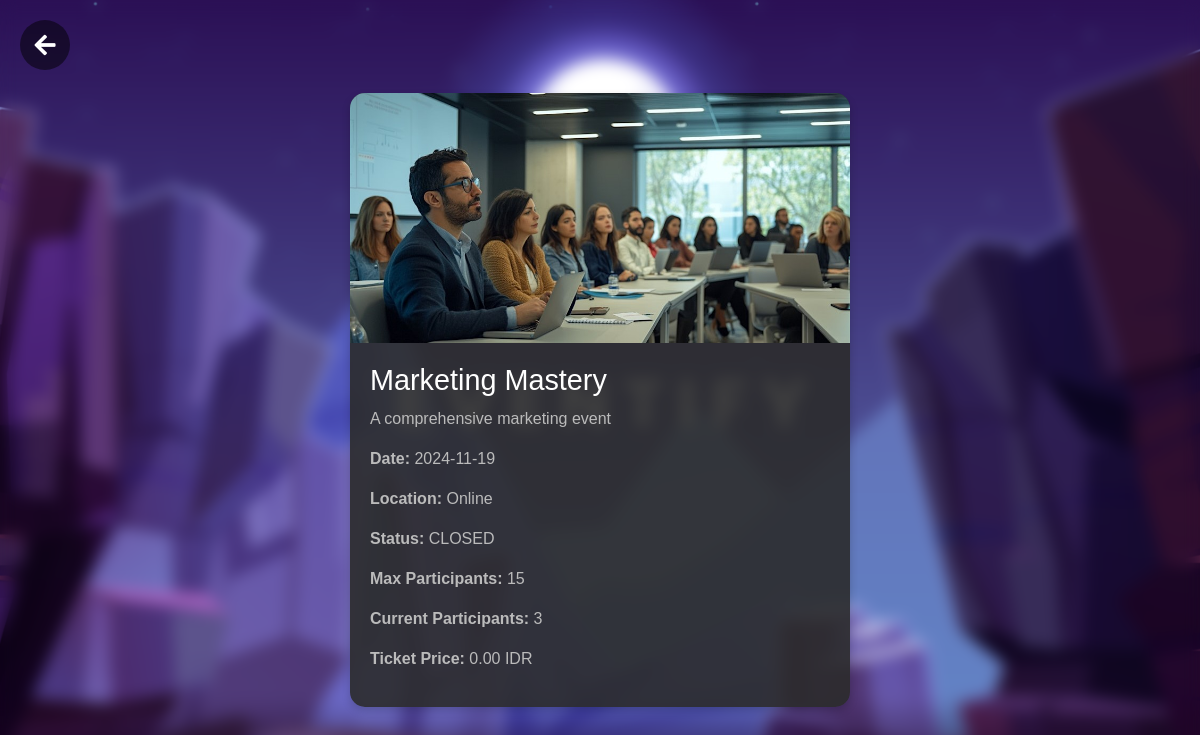
Screenshot of /event_details.php?event_id=4 with the database file from the repository.
### tables this page shows
CREATE TABLE `events` (
  `id` int(11) NOT NULL,
  `title` varchar(255) NOT NULL,
  `description` text DEFAULT NULL,
  `date` date DEFAULT NULL,
  `time` time DEFAULT NULL,
  `location` varchar(255) DEFAULT NULL,
  `price` decimal(10,2) DEFAULT NULL,
  `image` varchar(255) DEFAULT NULL,
  `max_participants` int(11) NOT NULL,
  `current_participants` int(11) DEFAULT 0,
  `status` varchar(50) NOT NULL DEFAULT 'Open',
  `total_tickets` int(11) DEFAULT NULL
);

### event_details.php (the view, shortened to what this page needs)
<?php
include 'database.php';
$event_id = $_GET['event_id'];
$sql = "SELECT * FROM events WHERE id = $event_id";
$result = $conn->query($sql);
if ($result->num_rows > 0) {
    $row = $result->fetch_assoc();
    $sql_participants = "SELECT SUM(num_tickets) AS total_participants FROM user_tickets WHERE event_id = $event_id";
    $result_participants = $conn->query($sql_participants);
    $total_participants = $result_participants->fetch_assoc()['total_participants'];
    if ($total_participants >= $row['max_participants']) {
        $status = 'CLOSED';
    } else {
        $status = 'OPEN';
    }
    $current_date = date('Y-m-d');
    if ($row['date'] < $current_date) {
        $status = 'CLOSED';
    }
} else {
    echo "Event not found!";
    exit();
}
?>
<!DOCTYPE html>
<html lang="en">
<head>
    <link href="https://cdn.jsdelivr.net/npm/bootstrap@5.1.3/dist/css/bootstrap.min.css" rel="stylesheet">
    <link rel="stylesheet" href="https://cdnjs.cloudflare.com/ajax/libs/font-awesome/5.15.3/css/all.min.css">
</head>
<body>
    <a href="dashboard_user.php" class="back-arrow">
        <i class="fas fa-arrow-left"></i>
    </a>
    <div class="container-wrap">
        <div class="event-details-card">
            <img src="<?php echo $row['image']; ?>" alt="<?php echo $row['title']; ?>">
            <div class="event-info">
                <h3><?php echo $row['title']; ?></h3>
                <p><?php echo $row['description']; ?></p>
                <p><strong>Date:</strong> <?php echo $row['date']; ?></p>
                <p><strong>Location:</strong> <?php echo $row['location']; ?></p>
                <p><strong>Status:</strong> <?php echo $status; ?></p>
                <p><strong>Max Participants:</strong> <?php echo $row['max_participants']; ?></p>
                <p><strong>Current Participants:</strong> <?php echo ($total_participants ? $total_participants : 0); ?></p>
                <p><strong>Ticket Price:</strong> <?php echo number_format($row['price'], 2) . " IDR"; ?></p>
            </div>
        </div>
    </div>
</body>
</html>

### event_details.php (style rules this page uses)
body { height: 100vh; display: flex; justify-content: center; align-items: center; font-family: 'Poppins', sans-serif; background: url('images/background_login.png') no-repeat center center fixed; background-size: cover; }
.back-arrow { position: absolute; top: 20px; left: 20px; display: flex; justify-content: center; align-items: center; width: 50px; height: 50px; background-color: rgba(0, 0, 0, 0.5); border-radius: 50%; cursor: pointer; z-index: 2; text-decoration: none; }
.back-arrow i { color: white; font-size: 24px; }
.container-wrap { width: 100%; height: 100vh; display: flex; justify-content: center; align-items: center; backdrop-filter: blur(8px); position: absolute; top: 0; left: 0; z-index: 0; }
.event-details-card { background-color: rgba(44, 44, 44, 0.9); border-radius: 15px; overflow: hidden; box-shadow: 0 4px 8px rgba(0, 0, 0, 0.2); width: 500px; text-align: left; color: #fff; z-index: 1; position: relative; }
.event-details-card img { width: 100%; height: auto; }
.event-details-card .event-info { padding: 20px; }
.event-details-card h3 { font-size: 1.8em; color: #fff; margin-bottom: 10px; }
.event-details-card p { color: #bbb; font-size: 1em; }

### rows the page displays
events: image (picture), title "Marketing Mastery", description "A comprehensive marketing event", date "2024-11-19", location "Online", date "CLOSED", max_participants "15", price "0.00"

### other values shown
$total_participants "3"
